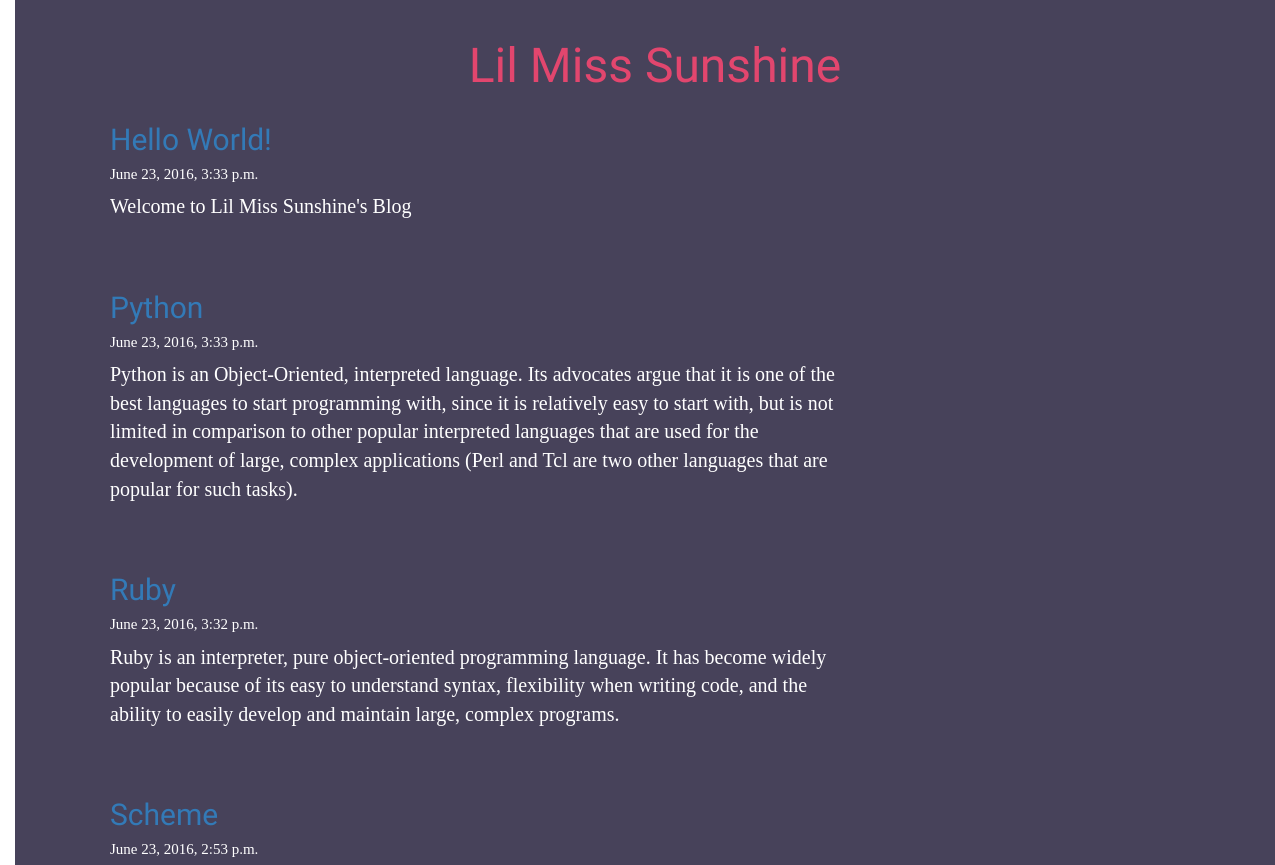
Before: / (upper part) with the older database file.
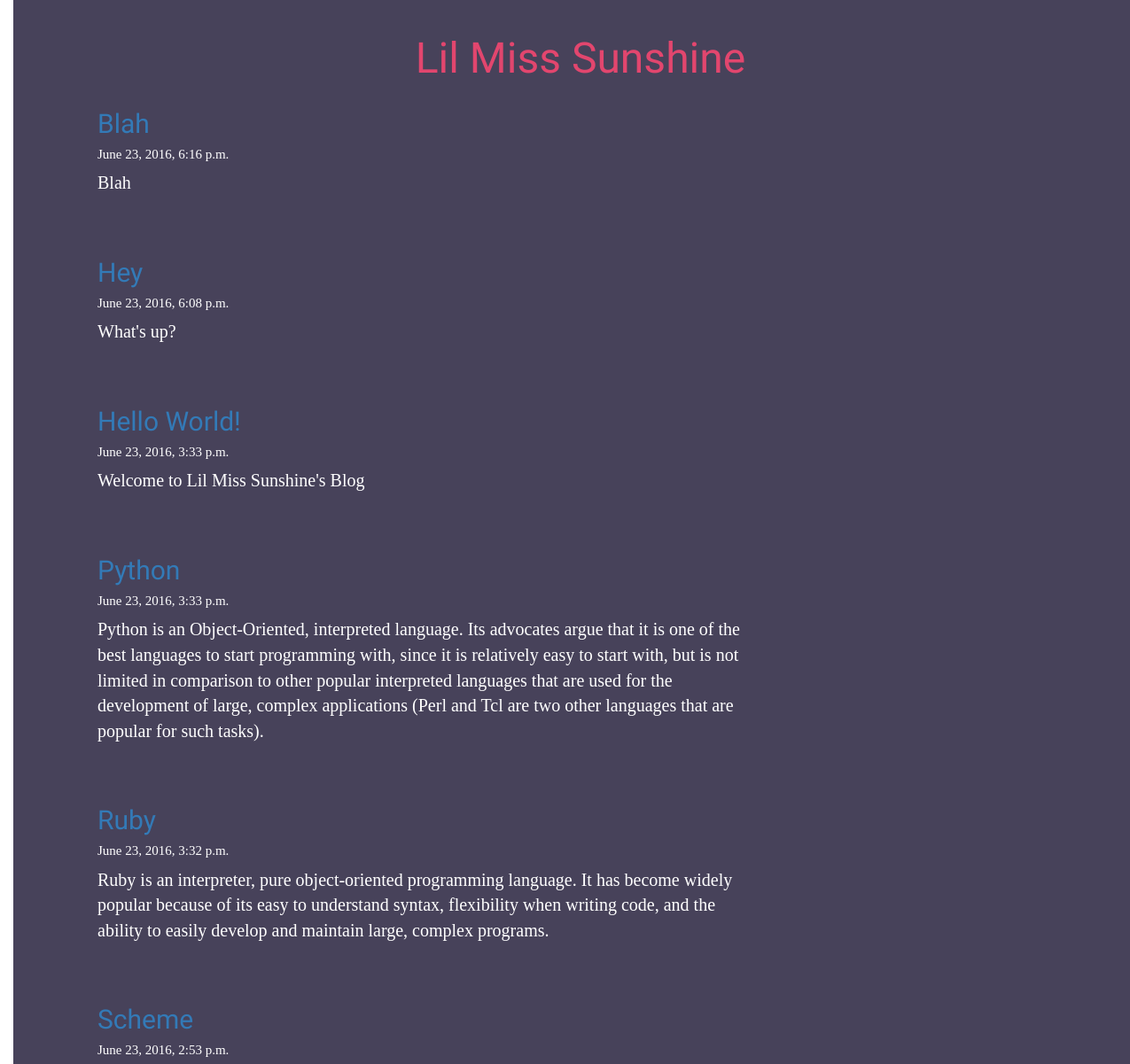
After: the same page with the newer database file.
### blog/models.py (models this page shows, shortened)
class Post(models.Model):
	author = models.ForeignKey('auth.User')
	title = models.CharField(max_length=200)
	text = models.TextField()
	created_date = models.DateTimeField(default=timezone.now)
	published_date = models.DateTimeField(blank=True, null=True)

### blog/views.py (the view)
# urls.py: url(r'^$', views.post_list, name='post_list'),
def post_list(request):
	posts = Post.objects.filter(published_date__lte=timezone.now()).order_by('-published_date')
	return render(request, 'blog/post_list.html', {'posts':posts})

### blog/templates/blog/post_list.html
{% extends 'blog/base.html' %}
{% block content %}
    {% for post in posts %}
        <div class="post">
        	<h2><a href="{% url 'post_detail' pk=post.pk %}">{{ post.title }}</a></h2>
        	<div class="date">
        		<h4>{{ post.published_date }}</h4>
        	</div>
        	<p>{{ post.text|linebreaksbr }}</p>
       	 </div>
    {% endfor %}
{% endblock %}

### blog/templates/blog/base.html (shortened to what this page needs)
{% load staticfiles %}
<html>
    <head>
        <link rel="stylesheet" href="//maxcdn.bootstrapcdn.com/bootstrap/3.2.0/css/bootstrap.min.css">
        <link rel="stylesheet" href="//maxcdn.bootstrapcdn.com/bootstrap/3.2.0/css/bootstrap-theme.min.css">
        <link rel="stylesheet" href="{% static 'css/blog.css' %}">
    </head>
    <body>
        <div class="page-header">
            <h1><a href="">Lil Miss Sunshine</a></h1>
        <div class="content container">
    		<div class="row">
        		<div class="col-md-8">
                    {% block content %}
                    {% endblock %}
        		</div>
        	</div>
        </div>
    </body>
</html>

### blog/static/css/blog.css (style rules this page uses)
h1 a { color: #FCA205; font-family: 'Lobster'; }
body { padding-left: 15px; }
.page-header { background-color: #47425a; margin-top: 0; padding: 20px 20px 20px 40px; }
.page-header h1, .page-header h1 a, .page-header h1 a:visited, .page-header h1 a:active { color: #e2466e; font-size: 36pt; text-decoration: none; }
.content { margin-left: 40px; }
h1, h3 { font-family: 'Lobster', cursive; text-align: center; }
h2 { font-family: 'Lobster', cursive; color: #428bca; }
h4 { font-family: 'Sans-serif'; font-size: 15px; }
.date { color: #fff; font-family: 'Lobster'; }
p { font-family: 'Lucida', cursive; font-size: 20px; color: #fff; }
.post { margin-bottom: 70px; font-family: 'Lobster'; }

Changed rows visible on the page:
added Post: title "Blah", published_date "June 23, 2016, 6:16 p.m.", text "Blah"
added Post: title "Hey", published_date "June 23, 2016, 6:08 p.m.", text "What's up?"
